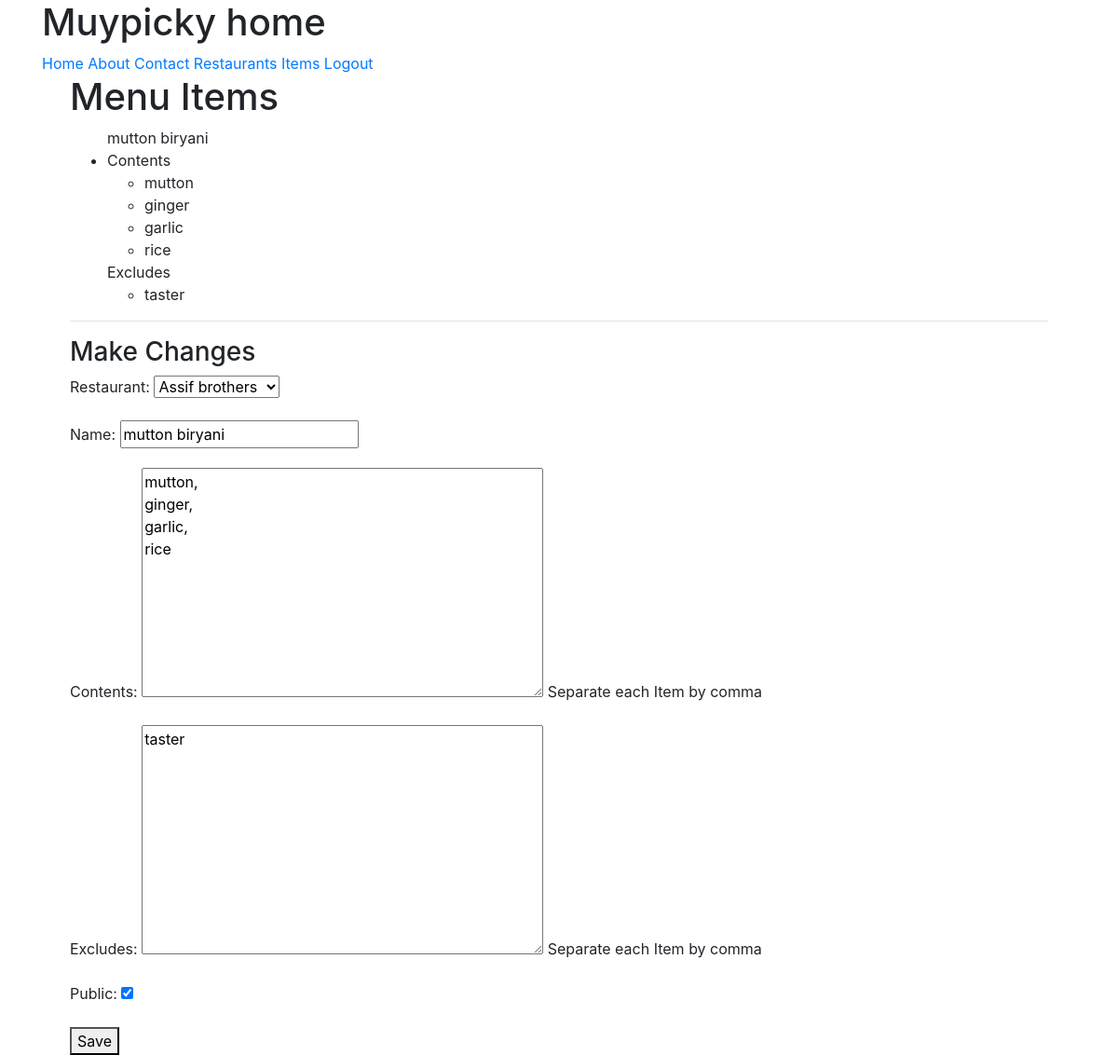
/items/2/ (signed in), run on an earlier commit of the app's database.
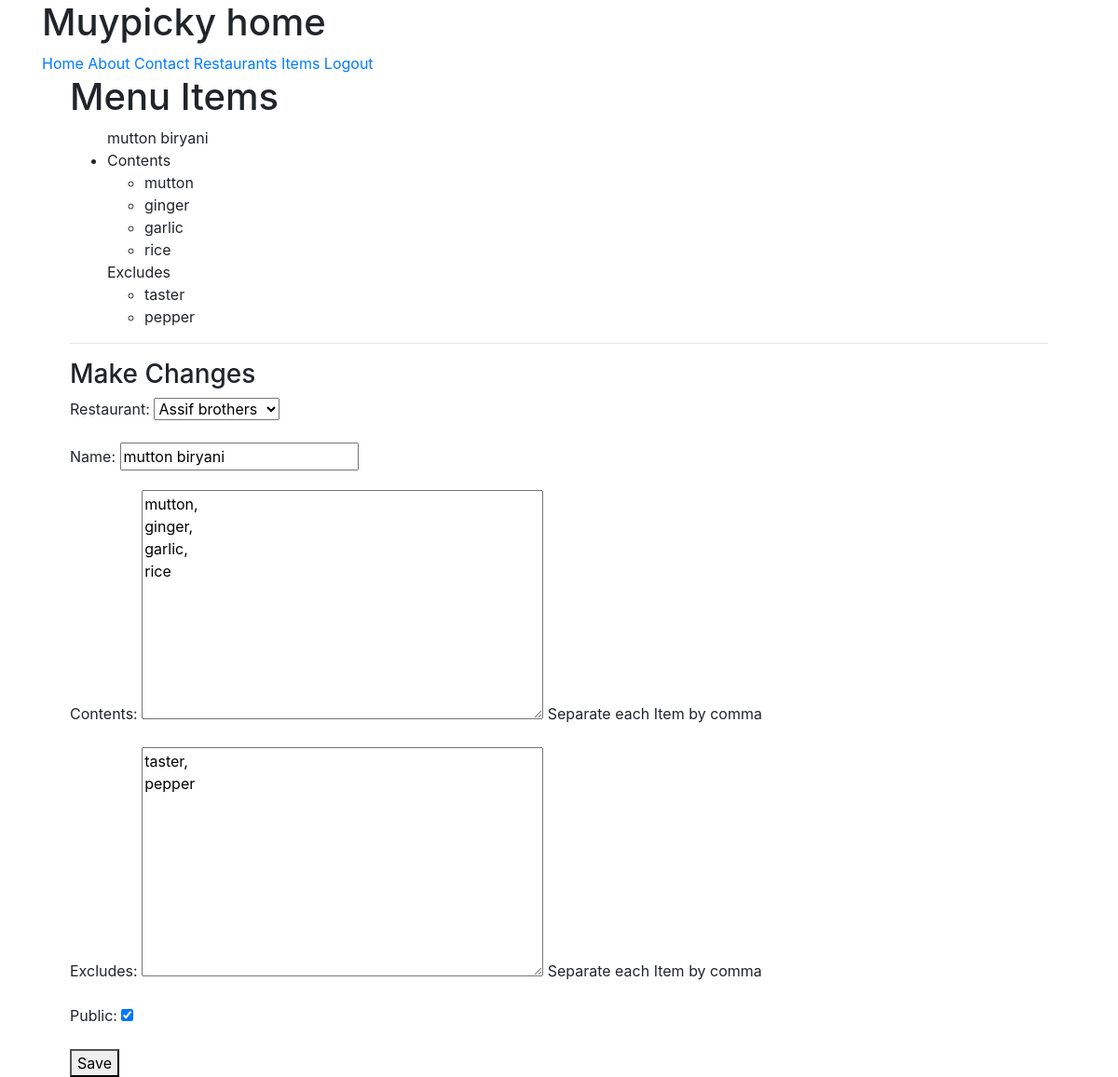
And on a later commit of the database.
### menus/models.py (models this page shows, shortened)
class Item(models.Model):
	user 		= 	models.ForeignKey(settings.AUTH_USER_MODEL)
	restaurant	= 	models.ForeignKey(RestaurantLocation)
	name 		= 	models.CharField(max_length=120)
	contents 	= 	models.TextField(help_text='Separate each Item by comma')
	excludes 	= 	models.TextField(blank = True, null=True, help_text='Separate each Item by comma')
	public 		= 	models.BooleanField(default=True)
	timestamp 	= 	models.DateTimeField(auto_now_add=True)
	updated 	=	models.DateTimeField(auto_now=True)
	class Meta:
		ordering = ['-updated','-timestamp']
	def get_content(self):
		return self.contents.split(",")
	def get_excludes(self):
		return self.excludes.split(",")

### restaurants/models.py (models this page shows, shortened)
class RestaurantLocation(models.Model):
	owner 		= models.ForeignKey(User)
	name		= models.CharField(max_length=120)
	location 	= models.CharField(max_length=120, null=True, blank=True)
	category	= models.CharField(max_length=120, null=True, blank=False)
	timestamp 	= models.DateTimeField(auto_now_add=True)
	updated 	= models.DateTimeField(auto_now=True)
	slug		= models.SlugField(null=True,blank=True)
	objects 	=	RestaurantLocationManager()
	def __str__(self):
		return self.name

### menus/views.py (the view)
# urls.py: url(r'^(?P<pk>\d+)/$',ItemUpdateView.as_view(),name='detail'),
class ItemUpdateView(LoginRequiredMixin,  UpdateView):
	template_name = 'menus/detail-update.html'
	form_class 	=	ItemForm
	def get_queryset(self):
		return Item.objects.filter(user=self.request.user)
	def get_context_data(self, *args, **kwargs):
		context 	= 	super(ItemUpdateView, self).get_context_data(*args, **kwargs)
		context['title'] 	= 	"Update Item"
		return context
	def get_form_kwargs(self):
		kwargs = super(ItemUpdateView,self).get_form_kwargs()
		kwargs['user'] = self.request.user
		return kwargs

### menus/forms.py
class ItemForm(forms.ModelForm):
	class Meta:
		model 	= 	Item
		fields 	=	[
				'restaurant',
				'name',
				'contents',
				'excludes',
				'public'
			]
	def __init__(self,user=None, *args, **kwargs):
		print(user)
		super(ItemForm, self).__init__(*args,**kwargs)
		self.fields['restaurant'].queryset = RestaurantLocation.objects.filter(owner=user)

### restaurants/models.py (called while the page is built)
	def get_queryset(self):
		return RestaurantLocationQuerySet(self.model,using=self._db)

### menus/templates/menus/detail-update.html (shortened to what this page needs)
{% extends "base.html" %}
{% block content %}
<h1> Menu Items </h1>
<ul>
{{ form.instance.name }}
 		<li>
 		{% if form.instance.contents %}
 		Contents
 		<ul>
	 		{% for item in form.instance.get_content %}
			 		<li>
			 			{{ item }}
			 		</li>
 			{% endfor %}
 		</ul>
 		{% endif %}
 		 {% if form.instance.excludes %}
 		Excludes
 		<ul>
	 		{% for item in form.instance.get_excludes %}
			 		<li>
			 			{{ item }}
			 		</li>
 			{% endfor %}
 		</ul>
 		{% endif %}
 		  </li>
</ul>
<hr/>
<h3> Make Changes </h3>
	{% include 'snippets/form-snippet.html' with form=form %}
{% endblock %}

### templates/snippets/form-snippet.html (shortened to what this page needs)
<form method="POST"> {% csrf_token %}
	{{ form.as_p }}
	<button type="submit"> Save</button>
</form>

What changed in the data, as far as the page shows it:
changed Item "mutton biryani": excludes "taster" → "taster, pepper"
Also different on the page:
new list line: "taster"
new list line: "pepper"
list line gone: "taster"
